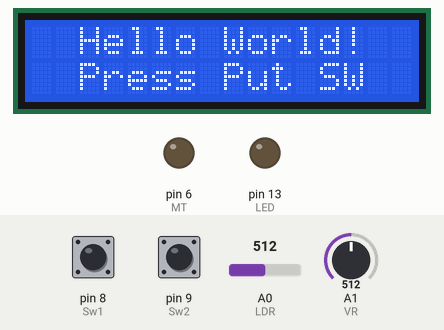
Simulated run of this sketch. Board: Arduino Uno, built with avr-gcc and run on an emulated ATmega328P. On the bench: 16×2 character LCD, output pins drawn as LEDs (lit = HIGH). The test bench sets the inputs (shaded band); at power-on: pin 8 (Sw1) HIGH, pin 9 (Sw2) HIGH, A0 (LDR) = 512, A1 (VR) = 512. What the sketch prints to the serial monitor is not drawn.

Above: at 1.3 s.
1.4 s: pin 8 (Sw1) pulled LOW for 3.2 s
At 5.3 s:
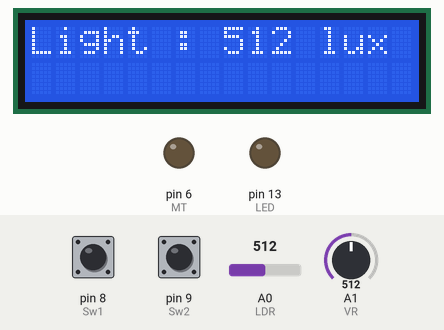
6.1 s: pin 9 (Sw2) pulled LOW for 1 s
At 7.8 s:
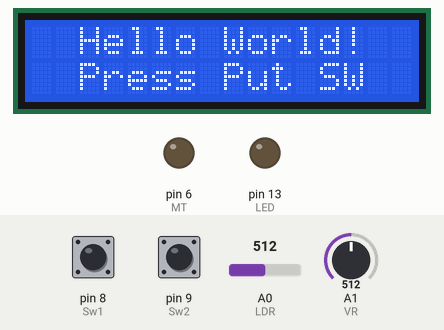
8.9 s: pin 9 (Sw2) pulled LOW for 3.2 s
13.6 s: pin 8 (Sw1) pulled LOW for 0.15 s
At 14.6 s:
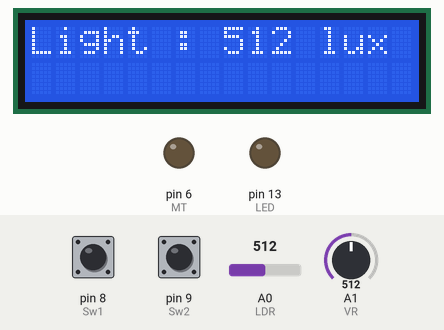
15.3 s: A0 (LDR) set to 12
At 16.4 s:
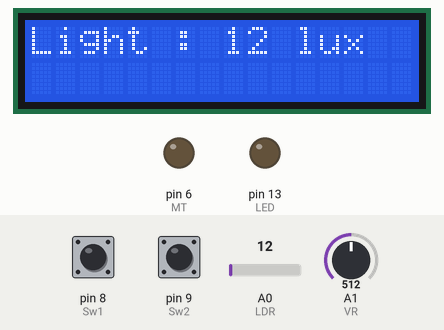
16.9 s: A0 (LDR) set to 9
At 17.4 s:
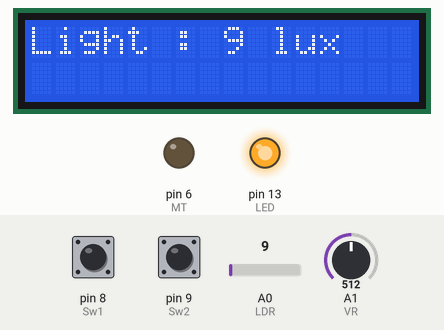
Timing chart, 0 to 19.5 s (numbered marks = the images above; inputs shaded):
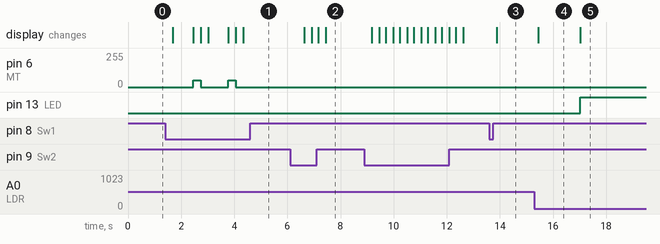

The sketch:

Circuit_EX_EL3.ino
```cpp
//YWROBOT
//Compatible with the Arduino IDE 1.0
//Library version:1.1
#include <Wire.h>
#include <LiquidCrystal_I2C.h>

LiquidCrystal_I2C lcd(0x27, 16, 2); // set the LCD address to 0x27 for a 16 chars and 2 line display

int LDR = A0;
int VR = A1;
int MT = 6;
int Sw1 = 8;
int Sw2 = 9;
int LED = 13;

int dataLDR = map(analogRead(LDR), 0, 1023, 0, 100);
int dataVR = map(analogRead(VR), 0, 1023, 0, 100);
int dataSW1 = 0;
int dataSW2 = 0;

void setup()
{
  lcd.init();                      // initialize the lcd
  lcd.init();
  pinMode(LDR, INPUT);
  pinMode(VR, INPUT);
  pinMode(MT, OUTPUT);
  pinMode(Sw1, INPUT);
  pinMode(Sw2, INPUT);
  pinMode(LED, OUTPUT);
  Serial.begin(9600);
  // Print a message to the LCD.
  lcd.backlight();
  lcd.setCursor(2, 0);
  lcd.print("Hello World!");
  lcd.setCursor(2, 1);
  lcd.print("Press Put SW");
}


void loop()
{
  // set the cursor to column 0, line 1
  // (note: line 1 is the second row, since counting begins with 0):

  if (digitalRead(Sw1) == LOW) {
    dataSW1 = dataSW1 + 1;
    //Serial.println(dataSW1);
    delay(250);
    lcd.clear();
  }
  if (digitalRead(Sw2) == LOW) {
    dataSW1 = 0;
    //Serial.println(dataSW2);
    delay(250);
    lcd.clear();
    //MT = 0;
    //dataVR = 0;
    //dataLDR = 0;
    digitalWrite(LED, LOW);
    delay(250);
  }
  if (dataSW1 >= 3) {
    dataSW1 = 0;
    lcd.clear();
  }

  dataLDR = analogRead(LDR);
  dataVR = map(analogRead(VR), 0, 1023, 0, 100);

  switch (dataSW1) {
    case 0:
      lcd.setCursor(2, 0);
      lcd.print("Hello World!");
      lcd.setCursor(2, 1);
      lcd.print("Press Put SW");
      //MT = 0;
      dataVR = 0;
      analogWrite(MT, dataVR);
      dataLDR = 0;
      break;
    case 1:
      lcd.setCursor(0, 0);
      lcd.print("Light : ");
      lcd.print(dataLDR);
      lcd.print(" lux  ");
      if (dataLDR >= 20) {
        digitalWrite(LED, LOW);
        delay(250);
      }
      if (dataLDR <= 10) {
        digitalWrite(LED, HIGH);
        delay(250);
      }
      delay(250);
      Serial.println(dataLDR);
      break;
    case 2:
      digitalWrite(LED, LOW);
      lcd.setCursor(0, 1);
      lcd.print("SP Motor : ");
      lcd.print(dataVR);
      analogWrite(MT, dataVR);
      lcd.print(" %   ");
      break;
  }

}
```

Measured:
- the behaviour switches between 11 and 10 on A0 (LDR) (found by bisection; images 4 and 5)
- after the input at 1.4 s, pin 6 (MT): alternates 50/255 for 0.28 s and 0/255 for 1.0 s, 4 changes in all, then stays 0/255, starting after 1.1 s; the display: changes after 0.29 s (image 1)
- after the input at 6.1 s, the display: first changes after 0.54 s (image 2 shows a later state)
- after the input at 13.6 s, the display: changes after 0.29 s (image 3)
- after the input at 15.3 s, the display: changes after 0.14 s (image 4)
- after the input at 16.9 s, pin 13 (LED): LOW → HIGH after 0.13 s; the display: changes after 0.13 s (image 5)
